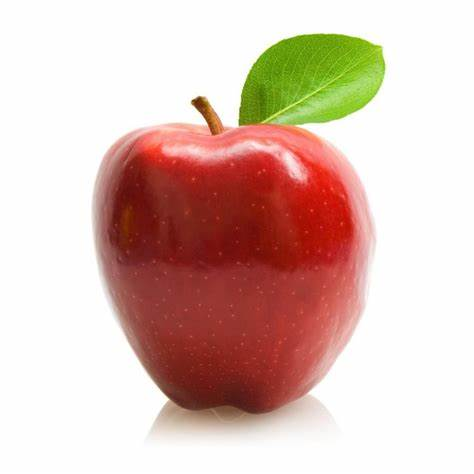
#> input picture man1.jpeg, 474 x 474 px, found by its file name
$ python AnalizandoMasColores.py
#> lines starting #> are read from the running program, lines starting #| are printed output that depends on the picture; after the words box and inside, x2 and y2 are one past the last pixel; in counts of white or black regions, pixels touching at a corner belong together
import cv2
import numpy as np

# Leer la imagen en formato RGB
imagen = cv2.imread('man1.jpeg', 1)
#> imagen is the input picture: shape (474, 474, 3); mean B, G, R 183.5, 192.8, 220.4

# Convertir la imagen de RGB a HSV
imagen_hsv = cv2.cvtColor(imagen, cv2.COLOR_BGR2HSV)
#> imagen_hsv: shape (474, 474, 3); mean H, S, V 8, 62.4, 222.9

# Definir el rango de color rojo en HSV
bajo_rojo1 = np.array([0, 40, 40])
alto_rojo1 = np.array([10, 255, 255])
bajo_rojo2 = np.array([160, 40, 40])
alto_rojo2 = np.array([180, 255, 255])

# Crear una máscara para el color rojo
mascara_rojo1 = cv2.inRange(imagen_hsv, bajo_rojo1, alto_rojo1)
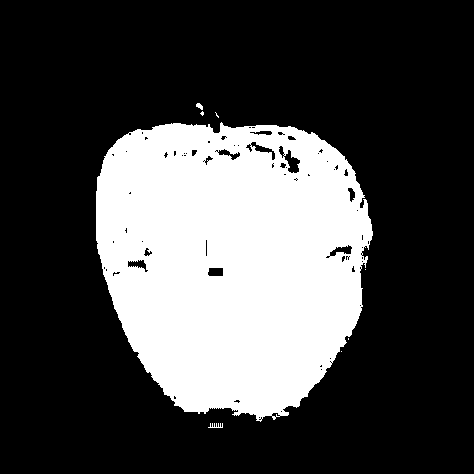
#> mascara_rojo1: shape (474, 474); 28.7% white; 8 white regions (5 under 20 px), largest, box (x1, y1, x2, y2) and area: (96, 122, 373, 422) 64295, (208, 423, 223, 428) 43, (196, 103, 203, 110) 31
mascara_rojo2 = cv2.inRange(imagen_hsv, bajo_rojo2, alto_rojo2)
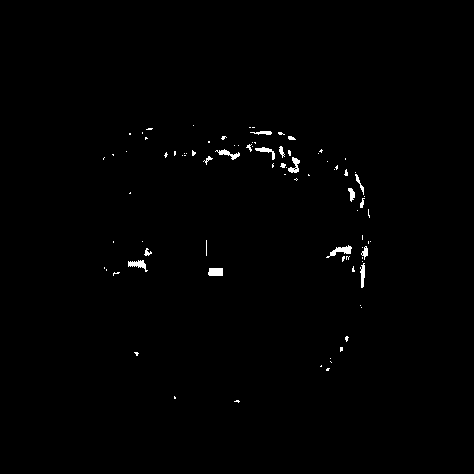
#> mascara_rojo2: shape (474, 474); 0.66% white; 87 white regions (69 under 20 px), largest, box (x1, y1, x2, y2) and area: (326, 245, 352, 258) 130, (208, 268, 223, 276) 115, (128, 260, 148, 272) 111
mascara_rojo = cv2.add(mascara_rojo1, mascara_rojo2)
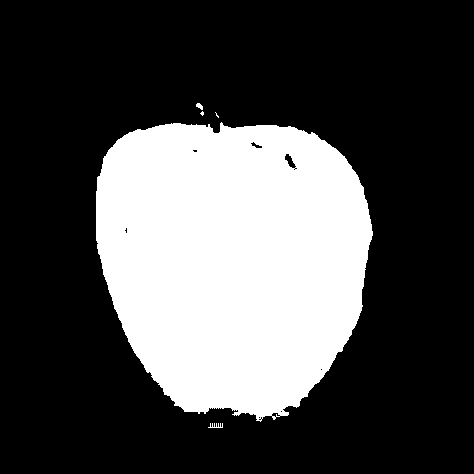
#> mascara_rojo: shape (474, 474); 29.3% white; 5 white regions (2 under 20 px), largest, box (x1, y1, x2, y2) and area: (96, 122, 373, 422) 65793, (208, 423, 223, 428) 43, (196, 103, 203, 110) 31

# Convertir la imagen original a escala de grises
imagen_gris = cv2.cvtColor(imagen, cv2.COLOR_BGR2GRAY)
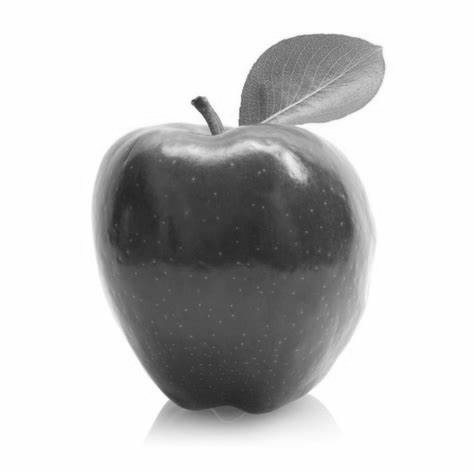
#> imagen_gris: shape (474, 474); min 34, max 255, mean 200

# Convertir la imagen gris a un formato BGR para que coincida con la original
imagen_gris_bgr = cv2.cvtColor(imagen_gris, cv2.COLOR_GRAY2BGR)

# Combinar la imagen en gris con las áreas en rojo
resultado = np.where(mascara_rojo[:, :, None] == 255, imagen, imagen_gris_bgr)
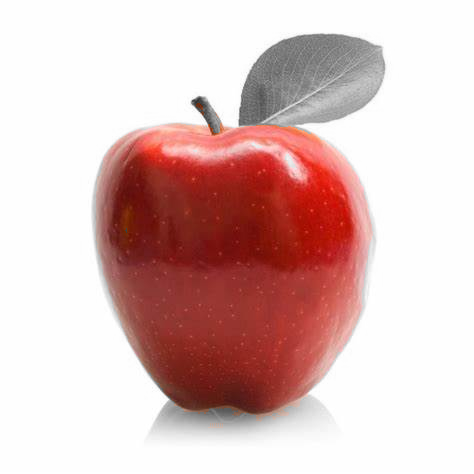
#> resultado: shape (474, 474, 3); mean B, G, R 189.3, 191.5, 220.8

# Mostrar la imagen final
cv2.imshow('Color resaltado', resultado)
cv2.waitKey(0)
cv2.destroyAllWindows()
